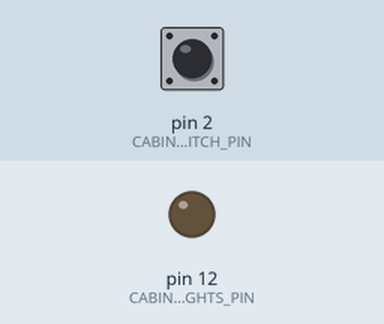
This sketch was run on a simulated Arduino Uno, built with avr-gcc and run on an emulated ATmega328P. On the bench: output pins drawn as LEDs (lit = HIGH). Inputs (shaded band) come from the test bench; at power-on: pin 2 (CABIN_LIGHTS_SWITCH_PIN) LOW.

Above: at 1.2 s.
1.3 s: pin 2 (CABIN_LIGHTS_SWITCH_PIN) pulled HIGH for 0.15 s
At 1.37 s:
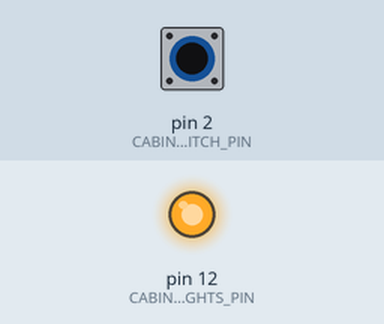
2.9 s: pin 2 (CABIN_LIGHTS_SWITCH_PIN) pulled HIGH for 3.2 s
At 6.4 s:
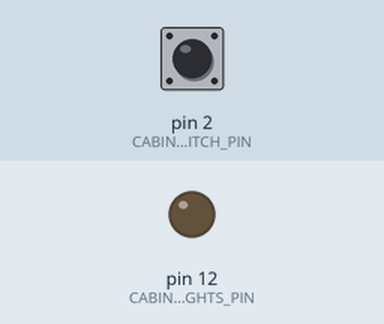
Timing chart, 0 to 7.9 s (numbered marks = the images above; inputs shaded):
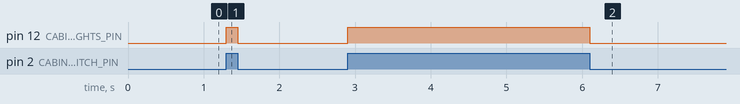

The sketch:

dip-switch-input.ino
```cpp
/**
 * Day 03 - Input via dip switch
 */

#include "Arduino.h"

#define CABIN_LIGHTS_PIN 12
#define CABIN_LIGHTS_SWITCH_PIN 2


/**
 *The setup function runs once when you press reset or power the board
 */
void setup() {
  // Board Setup
  pinMode(CABIN_LIGHTS_SWITCH_PIN, INPUT);
  pinMode(CABIN_LIGHTS_PIN, OUTPUT);
}


/**
 * The loop function runs over and over again forever
 */
void loop() {
  byte cabinLightSwitchState = digitalRead(CABIN_LIGHTS_SWITCH_PIN);
  // Could use if/else here, but because we want the state of our cabin light to match
  // the state of the light switch, we can just input it.
  digitalWrite(CABIN_LIGHTS_PIN, cabinLightSwitchState);

}
```

Measured:
- after the input at 1.3 s, pin 12 (CABIN_LIGHTS_PIN): LOW → HIGH at once, → LOW 0.15 s later
- after the input at 2.9 s, pin 12 (CABIN_LIGHTS_PIN): LOW → HIGH at once, → LOW 3.2 s later
